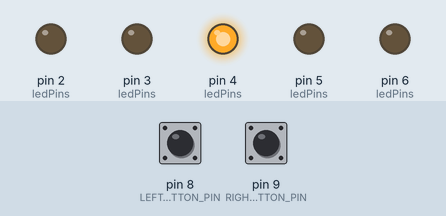
Simulated run of this sketch. Board: Arduino Uno, built with avr-gcc and run on an emulated ATmega328P. Shown: output pins drawn as LEDs (lit = HIGH). Dashed ring = blinking. Inputs (shaded band) come from the test bench; at power-on: pin 8 (LEFT_BUTTON_PIN) HIGH, pin 9 (RIGHT_BUTTON_PIN) HIGH.

Above: at 1.2 s.
1.3 s: pin 8 (LEFT_BUTTON_PIN) pulled LOW for 0.15 s
At 2.1 s:
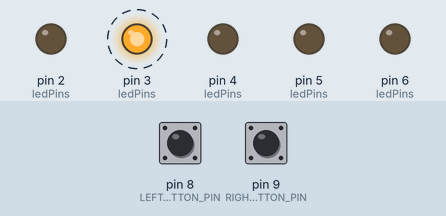
4.4 s: pin 8 (LEFT_BUTTON_PIN) pulled LOW for 3.2 s
At 8.1 s:
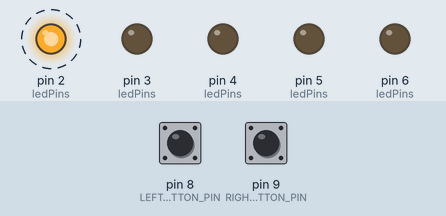
10.6 s: pin 9 (RIGHT_BUTTON_PIN) pulled LOW for 3.2 s
At 13.1 s:
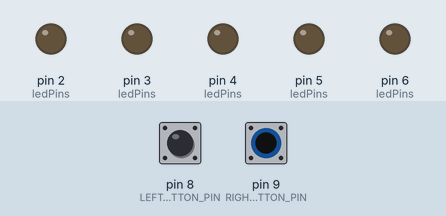
Timing chart, 0 to 20.8 s (numbered marks = the images above; inputs shaded):
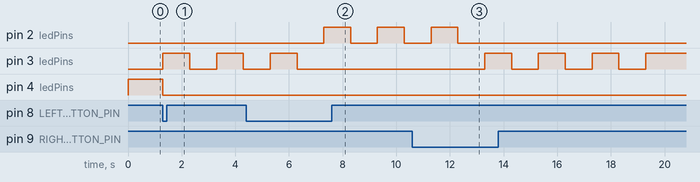

The sketch:

ejercisio3.ino
```cpp
#define LEFT_BUTTON_PIN 8
#define RIGHT_BUTTON_PIN 9
#define LED_PINS {2, 3, 4, 5, 6}

int ledPins[] = LED_PINS;
int currentLed = 2; // Inicia con el LED #3 encendido

void setup() {
  pinMode(LEFT_BUTTON_PIN, INPUT_PULLUP);
  pinMode(RIGHT_BUTTON_PIN, INPUT_PULLUP);
  for (int i = 0; i < 5; i++) {
    pinMode(ledPins[i], OUTPUT);
  }
  digitalWrite(ledPins[currentLed], HIGH);
}

void blink(int pin, int times, int interval) {
  for (int i = 0; i < times; i++) {
    digitalWrite(pin, HIGH);
    delay(interval);
    digitalWrite(pin, LOW);
    delay(interval);
  }
  digitalWrite(pin, HIGH); // Deja el LED encendido
}

void loop() {
  if (digitalRead(LEFT_BUTTON_PIN) == LOW) {
    digitalWrite(ledPins[currentLed], LOW);
    currentLed = (currentLed - 1 + 5) % 5;
    if (currentLed == 4) {
      for (int i = 0; i < 5; i++) {
        blink(ledPins[i], 4, 500);
      }
    } else {
      blink(ledPins[currentLed], 3, 1000);
    }
  }

  if (digitalRead(RIGHT_BUTTON_PIN) == LOW) {
    digitalWrite(ledPins[currentLed], LOW);
    currentLed = (currentLed + 1) % 5;
    if (currentLed == 0) {
      for (int i = 0; i < 5; i++) {
        blink(ledPins[i], 4, 500);
      }
    } else {
      blink(ledPins[currentLed], 3, 1000);
    }
  }
}
```

Measured:
- after the input at 1.3 s, pin 3 (ledPins): alternates HIGH for 1.0 s and LOW for 1.0 s, starting at once; pin 4 (ledPins): HIGH → LOW at once
- after the input at 4.4 s, pin 2 (ledPins): alternates HIGH for 1.0 s and LOW for 1.0 s, starting after 2.9 s; pin 3 (ledPins): goes on until 6.3 s, then stays LOW
- after the input at 10.6 s, pin 2 (ledPins): goes on until 12.3 s, then stays LOW; pin 3 (ledPins): alternates HIGH for 1.0 s and LOW for 1.0 s, 7 changes in all, then stays HIGH, starting after 2.7 s
